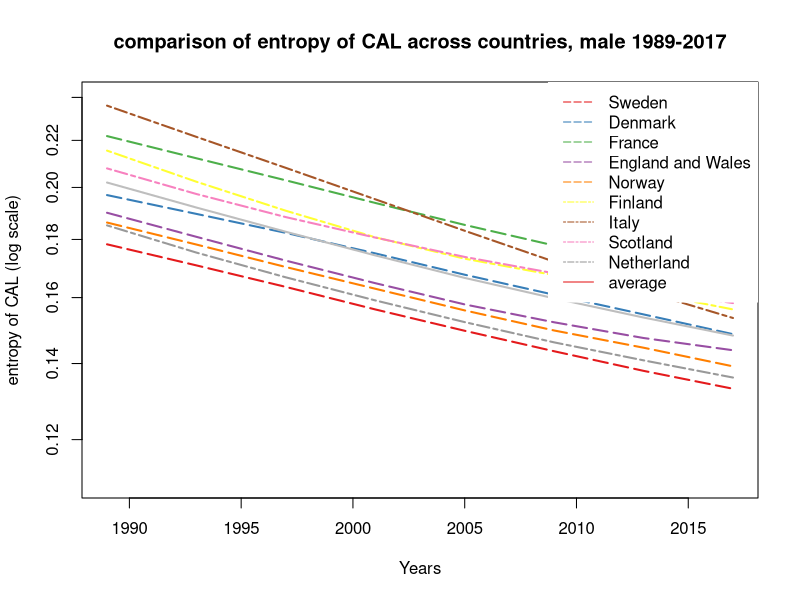

Here is the R script that generated this plot: (Note: this script raises an error after producing the figure.)
#### Figure - entropy across time male 1989-2017 ####

#### beautiful figues1 ####

library(RColorBrewer)
# display.brewer.all()
cols<-brewer.pal(n=9,name = "Set1")

### CAL function ####

CALfunc <-function(Mx1,Y){
  CALlx1<-c()
  YM<-Y-Y1
  for (x in 1:111){
    if (x <(YM+1)){
      px1<-c()
      for (z in 1:x){
        px1<-c(px1,Mx1[z,YM-x+z])
      }
      lx1<-prod(px1)
    }
    CALlx1<-c(CALlx1,lx1)
  }
  CAL<-sum(c(1,CALlx1))+.5
  return(CAL)
}


### CAL dagger function ####

CALdagfunc <-function(Mx1,Y){
  CALdaglx1<-c()
  YM<-Y-Y1
  for (x in 1:111){
    if (x <(YM+1)){
      px1<-c()
      for (z in 1:x){
        px1<-c(px1,Mx1[z,YM-x+z])
      }
      lx1<-prod(px1)
      lx<-lx1*log(lx1)
    }
    CALdaglx1<-c(CALdaglx1,lx)
  }
  CALdagger<-sum(CALdaglx1)
  return(CALdagger)
}


### Data fitting ####

A1 <- read.table("Data/SWE.mltper_1x1.txt",header=TRUE,fill=TRUE,skip=1)
A2 <- read.table("Data/DNK.mltper_1x1.txt",header=TRUE,fill=TRUE,skip=1)
A3 <- read.table("Data/FRATNP.mltper_1x1.txt",header=TRUE,fill=TRUE,skip=1)
A4 <- read.table("Data/GBRTENW.mltper_1x1.txt",header=TRUE,fill=TRUE,skip=1)
A5 <- read.table("Data/NOR.mltper_1x1.txt",header=TRUE,fill=TRUE,skip=1)
A6 <- read.table("Data/FIN.mltper_1x1.txt",header=TRUE,fill=TRUE,skip=1)
A7 <- read.table("Data/ITA.mltper_1x1.txt",header=TRUE,fill=TRUE,skip=1)
A8 <- read.table("Data/GBRSCO.mltper_1x1.txt",header=TRUE,fill=TRUE,skip=1)
A9 <- read.table("Data/NLD.mltper_1x1.txt",header=TRUE,fill=TRUE,skip=1)

Y1 <- 1877
Y2 <- 2017

A1<-A1[(A1$Year>Y1)&(A1$Year<(Y2+1)),]
A2<-A2[(A2$Year>Y1)&(A2$Year<(Y2+1)),]
A3<-A3[(A3$Year>Y1)&(A3$Year<(Y2+1)),]
A4<-A4[(A4$Year>Y1)&(A4$Year<(Y2+1)),]
A5<-A5[(A5$Year>Y1)&(A5$Year<(Y2+1)),]
A6<-A6[(A6$Year>Y1)&(A6$Year<(Y2+1)),]
A7<-A7[(A7$Year>Y1)&(A7$Year<(Y2+1)),]
A8<-A8[(A8$Year>Y1)&(A8$Year<(Y2+1)),]
A9<-A9[(A9$Year>Y1)&(A9$Year<(Y2+1)),]

qx1<-matrix(1-A1$qx,111)
qx2<-matrix(1-A2$qx,111)
qx3<-matrix(1-A3$qx,111)
qx4<-matrix(1-A4$qx,111)
qx5<-matrix(1-A5$qx,111)
qx6<-matrix(1-A6$qx,111)
qx7<-matrix(1-A7$qx,111)
qx8<-matrix(1-A8$qx,111)
qx9<-matrix(1-A9$qx,111)

## CAL ####

CAL1 <- c()
for (i in seq(1989,2017,4)){
  CAL1 <- c(CAL1, CALfunc(qx1,i))
}

CAL2 <- c()
for (i in seq(1989,2017,4)){
  CAL2 <- c(CAL2, CALfunc(qx2,i))
}

CAL3 <- c()
for (i in seq(1989,2017,4)){
  CAL3 <- c(CAL3, CALfunc(qx3,i))
}

CAL4 <- c()
for (i in seq(1989,2017,4)){
  CAL4 <- c(CAL4, CALfunc(qx4,i))
}

CAL5 <- c()
for (i in seq(1989,2017,4)){
  CAL5 <- c(CAL5, CALfunc(qx5,i))
}

CAL6 <- c()
for (i in seq(1989,2017,4)){
  CAL6 <- c(CAL6, CALfunc(qx6,i))
}

CAL7 <- c()
for (i in seq(1989,2017,4)){
  CAL7 <- c(CAL7, CALfunc(qx7,i))
}

CAL8 <- c()
for (i in seq(1989,2017,4)){
  CAL8 <- c(CAL8, CALfunc(qx8,i))
}

CAL9 <- c()
for (i in seq(1989,2017,4)){
  CAL9 <- c(CAL9, CALfunc(qx9,i))
}
## CAL dagger ####

qx1 <- ifelse(qx1==0,1,qx1)
qx2 <- ifelse(qx2==0,1,qx2)
qx3 <- ifelse(qx3==0,1,qx3)
qx4 <- ifelse(qx4==0,1,qx4)
qx5 <- ifelse(qx5==0,1,qx5)
qx6 <- ifelse(qx6==0,1,qx6)
qx7 <- ifelse(qx7==0,1,qx7)
qx8 <- ifelse(qx8==0,1,qx8)
qx9 <- ifelse(qx9==0,1,qx9)

CALdagger1 <- c()
for (i in seq(1989,2017,4)){
  CALdagger1 <- c(CALdagger1, CALdagfunc(qx1,i))
}

CALdagger2 <- c()
for (i in seq(1989,2017,4)){
  CALdagger2 <- c(CALdagger2, CALdagfunc(qx2,i))
}

CALdagger3 <- c()
for (i in seq(1989,2017,4)){
  CALdagger3 <- c(CALdagger3, CALdagfunc(qx3,i))
}

CALdagger4 <- c()
for (i in seq(1989,2017,4)){
  CALdagger4 <- c(CALdagger4, CALdagfunc(qx4,i))
}

CALdagger5 <- c()
for (i in seq(1989,2017,4)){
  CALdagger5 <- c(CALdagger5, CALdagfunc(qx5,i))
}

CALdagger6 <- c()
for (i in seq(1989,2017,4)){
  CALdagger6 <- c(CALdagger6, CALdagfunc(qx6,i))
}

CALdagger7 <- c()
for (i in seq(1989,2017,4)){
  CALdagger7 <- c(CALdagger7, CALdagfunc(qx7,i))
}

CALdagger8 <- c()
for (i in seq(1989,2017,4)){
  CALdagger8 <- c(CALdagger8, CALdagfunc(qx8,i))
}

CALdagger9 <- c()
for (i in seq(1989,2017,4)){
  CALdagger9 <- c(CALdagger9, CALdagfunc(qx9,i))
}

CALdagger1 <- CALdagger1*-1
CALdagger2 <- CALdagger2*-1
CALdagger3 <- CALdagger3*-1
CALdagger4 <- CALdagger4*-1
CALdagger5 <- CALdagger5*-1
CALdagger6 <- CALdagger6*-1
CALdagger7 <- CALdagger7*-1
CALdagger8 <- CALdagger8*-1
CALdagger9 <- CALdagger9*-1

## entropy ####

entropyCAL1 <- CALdagger1/CAL1
entropyCAL2 <- CALdagger2/CAL2
entropyCAL3 <- CALdagger3/CAL3
entropyCAL4 <- CALdagger4/CAL4
entropyCAL5 <- CALdagger5/CAL5
entropyCAL6 <- CALdagger6/CAL6
entropyCAL7 <- CALdagger7/CAL7
entropyCAL8 <- CALdagger8/CAL8
entropyCAL9 <- CALdagger9/CAL9

CALavg <- rbind(entropyCAL1,entropyCAL2,entropyCAL3,
                entropyCAL4,entropyCAL5,entropyCAL6,
                entropyCAL7,entropyCAL8,entropyCAL9)
CALavg <- colMeans(CALavg)


#### Figure ####

Years <- seq(1989,2017,4)
png(file = "Output/Countries Comparison log scale, male 1989-2017.png",
    units = "in", width = 6, height = 8, res = 200)
plot(c(1989,2017),rev(c(0.11,0.24)),col = 0,
     xlab = "Years",ylab = "entropy of CAL (log scale)", 
     log = "y")
lines(Years,entropyCAL1,col = cols[1],lty=5,lwd = 2)
lines(Years,entropyCAL2,col = cols[2],pch=2,lty=5,lwd = 2)
lines(Years,entropyCAL3,col = cols[3],lty=5,lwd = 2)
lines(Years,entropyCAL4,col = cols[4],pch=3,lty=5,lwd = 2)
lines(Years,entropyCAL5,col = cols[5],pch=2,lty=5,lwd = 2)
lines(Years,entropyCAL6,col = cols[6],lty=6,lwd = 2)
lines(Years,entropyCAL7,col = cols[7],pch=3,lty=6,lwd = 2)
lines(Years,entropyCAL8,col = cols[8],lty=6,lwd = 2)
lines(Years,entropyCAL9,col = cols[9],lty=6,lwd = 2)
lines(Years,CALavg,col = "grey",pch = 16,lty = 1,lwd = 2)
title("comparison of entropy of CAL across countries, male 1989-2017")
legend("topright",c("Sweden","Denmark","France","England and Wales",
                    "Norway","Finland","Italy","Scotland","Netherland","average"),
       col = c(cols[1:9]),lty = c(5,5,5,5,5,6,6,6,6,1),
       box.col = 0)
dev.off()

### CALavg as the benchmark ####

diff1 <- entropyCAL1 - CALavg
diff2 <- entropyCAL2 - CALavg
diff3 <- entropyCAL3 - CALavg
diff4 <- entropyCAL4 - CALavg
diff5 <- entropyCAL5 - CALavg
diff6 <- entropyCAL6 - CALavg
diff7 <- entropyCAL7 - CALavg
diff8 <- entropyCAL8 - CALavg
diff9 <- entropyCAL9 - CALavg
diff10 <- entropyCAL10 - CALavg


### Plots ####

Years <- seq(1989,2017,4)
png(file = "Output/Countries Comparison average benchmark, male 1989-2017.png",
    units = "in", width = 7, height = 9, res = 300)
plot(c(1989,2017),c(-0.025,0.04),col = 0,
     xlab = "Years",
     ylab="differences from average level of entropy of CAL")
lines(Years,diff1,type = "l",
      col = "black",lty=2,lwd = 2,
      cex = 1,pch = 20)
lines(Years,diff2,type = "l",
      col = cols[2],lty=1,lwd = 2,
      cex = 1,pch = 20)
lines(Years,diff3,type = "l",
      col = cols[3],lty=4,lwd = 2,
      cex = 1,pch = 20)
lines(Years,diff4,type = "l",
      col = cols[4],lty=2,lwd = 2,
      cex = 1,pch = 20)
lines(Years,diff5,type = "l",
      col = cols[5],lty=2,lwd = 2,
      cex = 1,pch = 20)
lines(Years,diff6,type = "l",
      col = cols[1],lty=1,lwd = 2,
      cex = 1,pch = 20)
lines(Years,diff7,type = "l",
      col = cols[7],lty=4,lwd = 2,
      cex = 1,pch = 20)
lines(Years,diff8,type = "l",
      col = cols[8],lty=4,lwd = 2,
      cex = 1,pch = 20)
lines(Years,diff9,type = "l",
      col = cols[9],lty=2,lwd = 2,
      cex = 1,pch = 20)
lines(Years,diff10,type = "l",
      col = cols[10],lty=2,lwd = 2,
      cex = 1,pch = 20)
lines(Years,rep(0,times=8),
      col = 1, lty = 3, lwd = 2,
      cex = 1,pch = 20)
legend("topright",c("Sweden","Denmark","France",
                    "England and Wales","Norway",
                    "Finland","Italy","Scotland",
                    "Netherland","Switzerland"),
       col = c("black",cols[2:5],cols[1],cols[7:10]),
       lty = c(2,1,4,2,2,1,4,4,2,3),box.col = 0)
title("Entropy of CAL compared to average level, male 1989-2017")
mtext("average level", side = 2,adj = 0.4)
dev.off()